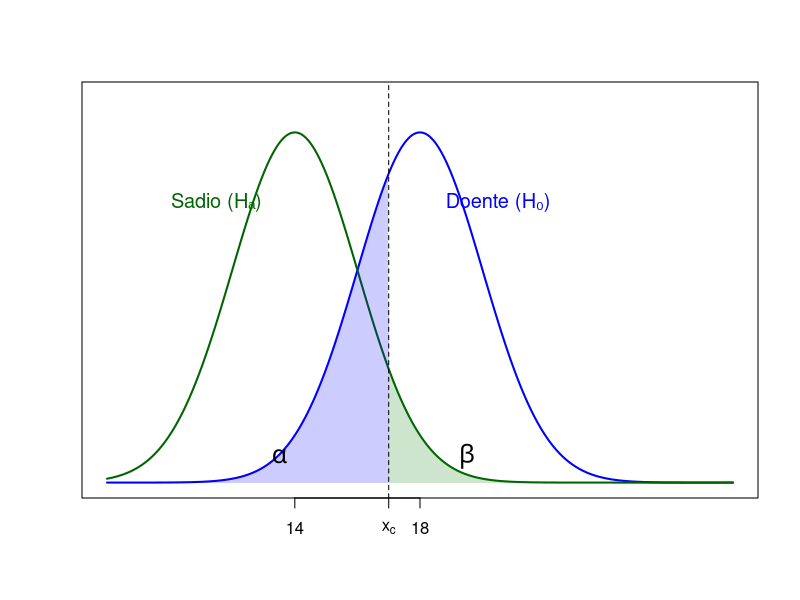

This chart was generated by the following R code:
# PNG com fundo transparente
png("teste_hipotese.png", width = 800, height = 500, bg = "transparent")

# Parâmetros
mu0 <- 18
mu1 <- 14
sd <- 2
xc <- 17

# Eixo x
x <- seq(8, 28, length = 1000)

# Densidades
y0 <- dnorm(x, mean = mu0, sd = sd)  # H0
y1 <- dnorm(x, mean = mu1, sd = sd)  # Ha

# Plot vazio com controle total dos eixos
plot(x, y0, type = "n", ylim = c(0, max(y0, y1)*1.1),
     xaxt = "n", yaxt = "n", xlab = "", ylab = "", main = "")

# Eixo x com apenas 14, xc e 18
axis(1, at = c(mu1, xc, mu0), labels = c("14", expression(x[c]), "18"))

# Curvas
lines(x, y0, col = "blue", lwd = 2)
lines(x, y1, col = "darkgreen", lwd = 2)

# Sombrear erro tipo I (alpha)
polygon(c(x[x < xc], xc), c(y0[x < xc], 0), col = rgb(0,0,1,0.2), border = NA)

# Sombrear erro tipo II (beta)
polygon(c(x[x >= xc], rev(x[x >= xc])), 
        c(y1[x >= xc], rep(0, sum(x >= xc))), 
        col = rgb(0, 0.5, 0, 0.2), border = NA)

# Linha vertical em xc
abline(v = xc, lty = 2)

# Rótulos das curvas (fora das curvas)
text(mu1 - 2.5, dnorm(mu1, mu1, sd)*0.8, "Sadio (Hₐ)", col = "darkgreen", cex = 1.2)
text(mu0 + 2.5, dnorm(mu0, mu0, sd)*0.8, "Doente (H₀)", col = "blue", cex = 1.2)

# Letras alpha e beta nas regiões
text(13.5, 0.015, expression(alpha), cex = 1.5)
text(19.5, 0.015, expression(beta), cex = 1.5)

dev.off()

